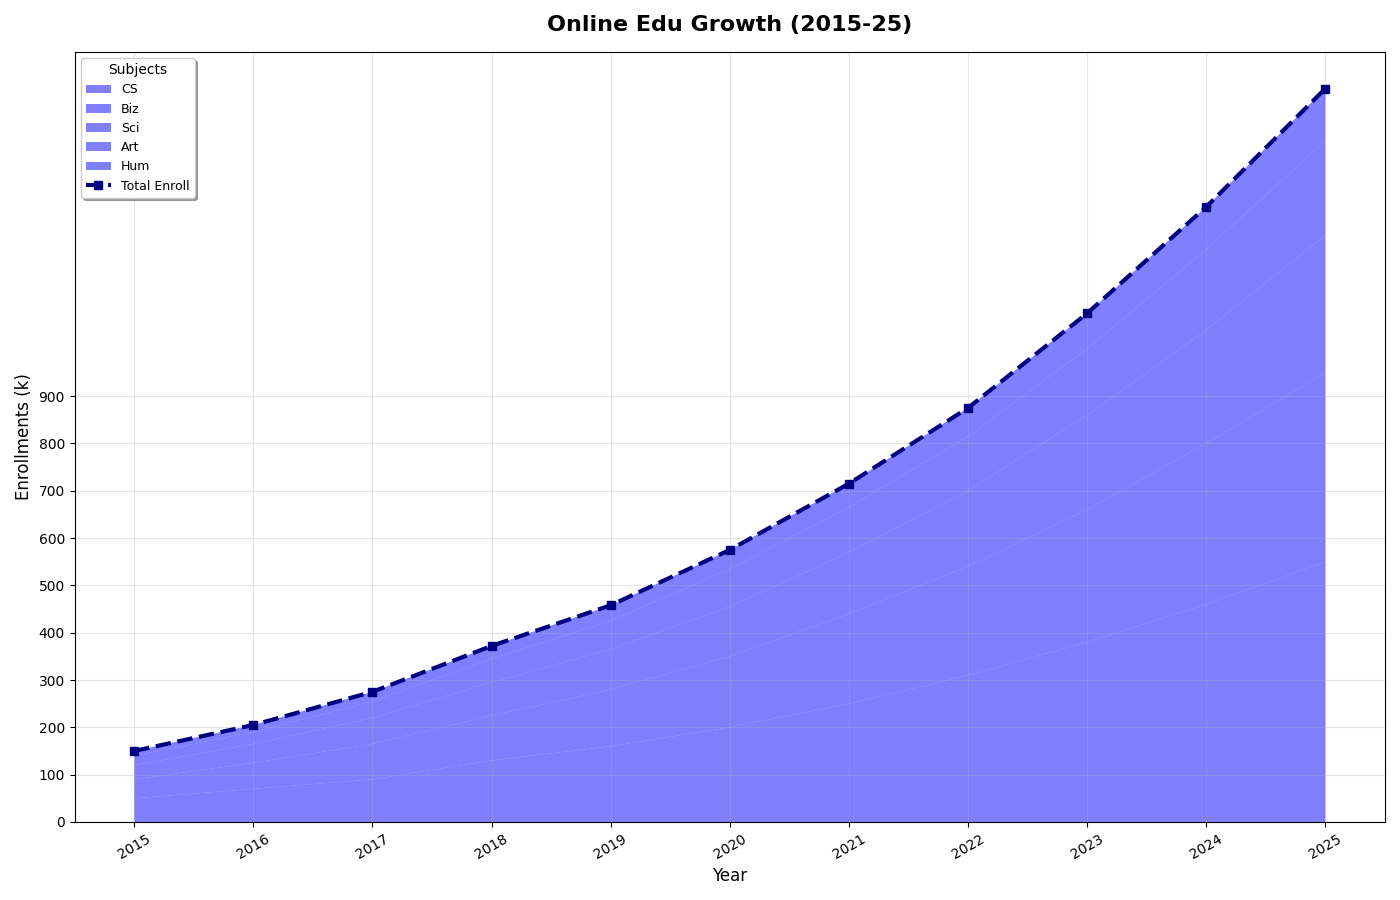

The Python source for this figure:
import matplotlib.pyplot as plt
import numpy as np

years = np.arange(2015, 2026)
disciplines = ['CS', 'Biz', 'Sci', 'Art', 'Hum']

cs_enrollments = [50, 70, 90, 130, 160, 200, 250, 310, 380, 460, 550]
business_enrollments = [40, 55, 75, 95, 120, 150, 190, 230, 280, 340, 400]
science_enrollments = [30, 40, 55, 70, 85, 105, 130, 160, 200, 240, 290]
arts_enrollments = [20, 25, 35, 50, 60, 80, 95, 115, 140, 170, 200]
humanities_enrollments = [10, 15, 20, 27, 33, 40, 50, 60, 75, 90, 110]

enrollment_data = np.vstack([cs_enrollments, business_enrollments, science_enrollments, arts_enrollments, humanities_enrollments])
total_enrollments = np.sum(enrollment_data, axis=0)

fig, ax = plt.subplots(figsize=(14, 9))
ax.stackplot(years, enrollment_data, labels=disciplines, colors=['blue']*5, alpha=0.5)

ax.plot(years, total_enrollments, label='Total Enroll', color='navy', linewidth=3, linestyle='--', marker='s')

ax.set_title('Online Edu Growth (2015-25)', fontsize=16, fontweight='bold', pad=15)
ax.set_xlabel('Year', fontsize=12)
ax.set_ylabel('Enrollments (k)', fontsize=12)

ax.legend(loc='upper left', title='Subjects', fontsize=9, frameon=True, shadow=True)

ax.grid(True, linestyle='-', alpha=0.3)
plt.xticks(years, rotation=30)
plt.yticks(np.arange(0, 901, 100))

plt.tight_layout()
plt.show()
